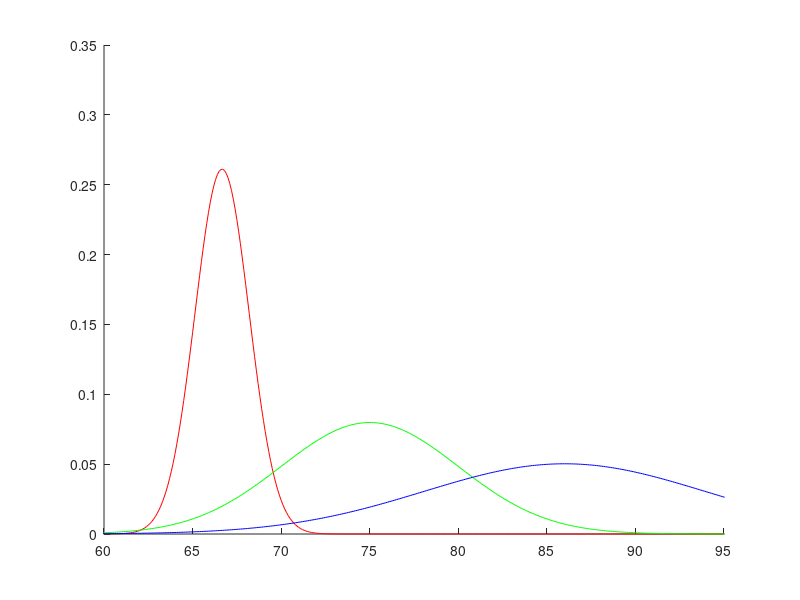

Source code (MATLAB): (Note: this script raises an error after producing the figure.)
%% DTU Course 02502 exam solution E2021


%% Minimum distance and parametric classifier class ranges
clear,close all,clc

% Classes 1: grass, 2: road, 3: sky
val1 = [68, 65, 67]
val2 = [70, 80, 75]
val3 = [77, 92, 89]

m1 = mean(val1)
m2 = mean(val2)
m3 = mean(val3)

% min dist
t1 = (m1+m2) / 2
t2 = (m2+m3) / 2

s1 = std(val1)
s2 = std(val2)
s3 = std(val3)

% Parametric: Do some checks around the splitting point
v = 70
pgrass = normpdf(v, m1, s1)
proad = normpdf(v, m2, s2)
pgrass > proad

v = 81
pgrass = normpdf(v, m1, s1)
proad = normpdf(v, m2, s2)
psky =  normpdf(v, m3, s3)
proad > psky

figure;
xrange = 0:0.1:255; 
pdfFit1 = normpdf(xrange, m1, s1);
pdfFit2 = normpdf(xrange, m2, s2);
pdfFit3 = normpdf(xrange, m3, s3);

hold on;
plot(xrange, pdfFit1, 'r');
plot(xrange, pdfFit2, 'g');
plot(xrange, pdfFit3, 'b');
hold off;

xlim([60, 95]);


%% Color thresholding and DICE
clear; clc; close all;
im = imread('BikeImage/bikes.png');
%figure;
%imshow(im);

Rcomp = im(:,:,1);
Gcomp = im(:,:,2);
Bcomp = im(:,:,3);

%imshow(Gcomp);

% RGB segmentation
segm =  Gcomp > 200 & Rcomp < 100 & Bcomp > 100;
%figure;
%imshow(segm);

se2 = strel('disk',8);
e1 = imclose(segm, se2);

%figure;
imshow(e1);

GT_roi = imread('BikeImage/boxROI.png');

% Exam answer
res_dice = dice(e1, GT_roi)


%% Camera exercise - Ball
clear,close all,clc

% Ball diameter 20 cm
G = 0.20

% Distance to camera 150 cm
g = 1.50

% Chip size (m)
cw = 0.0054
ch = 0.0042

cwp = cw * 1200 * 1000
cwh = ch * 1200 * 1000

% Pixel width (m)
pw = cw/ cwp

f = 0.015

b = f;

% Ball length on CCD (in m)
B = b * G / g;

% Ball length in pixels
pix = B / pw

int32(pix)


%% point based registration
clear, close all,clc;

donald1 = imread('Donald/donald_1.png');
donald2 = imread('Donald/donald_2.png');

load('Donald/donaldfixedPoints.mat');
load('Donald/donaldmovingPoints.mat');

%figure;
%plot(fixedPoints(:,1), fixedPoints(:,2), 'b*-', ...
%movingPoints(:,1), movingPoints(:,2), 'r*-');
%legend('Donald 1 - The fixed image', 'Donald 2 - The moving image');
%axis ij; % This reverses the direction of the axis

mf = mean(fixedPoints);
mm = mean(movingPoints);

ex = mf-mm;

% Exam result
dist = sqrt(ex * ex')

mytform = fitgeotrans(movingPoints, fixedPoints,'NonreflectiveSimilarity');
donald2t = imwarp(donald2, mytform);

% exam result
resR = donald2t(300,300,1)
resG = donald2t(300,300,2)
resB = donald2t(300,300,3)


%subplot(1,2,1)
%imshow(donald1)
%title('donald 1')
%subplot(1,2,2)
%imshow(donald2)
%title('donald 2')

%figure;
%subplot(1,2,1)
%imshow(donald2t)
%title('donald2 transformed')
%subplot(1,2,2)
%imshow(donald1)
%title('donald1')


%% DICOM analysis
clc; clear; close all;

ct = dicomread('DICOM/1-131.dcm');
% imshow(ct, [-100, 200]);

LiverROI = imread('DICOM/LiverROI.png');
LiverVals = double(ct(LiverROI));

meanLiver = mean(LiverVals)
stdLiver = std(LiverVals)

SpleenROI = imread('DICOM/SpleenROI.png');
SpleenVals = double(ct(SpleenROI));

meanSpleen = mean(SpleenVals)
stdSpleen = std(SpleenVals)

BoneROI = imread('DICOM/BoneROI.png');
BoneVals = double(ct(BoneROI));

meanBone = mean(BoneVals)
stdBone = std(BoneVals)

% Exam result 1
T1 = (meanLiver + meanSpleen) / 2
T2 = (meanBone + meanSpleen) / 2

% Other segmentation question
T1 = 85; % Lower limit
T2 = 400; % Upper limit

binI = (ct > T1) & (ct < T2);
% figure
% imshow(binI);

se1 = strel('disk',5);
se2 = strel('disk',3);

e1 = imclose(binI, se1);

%figure;
%imshow(e1,[]);

e2 = imopen(e1, se2);

%figure;
%imshow(e2,[]);

%figure;
L8 = bwlabel(e2,8);
%imshow(label2rgb(L8))

% Start by calculating the area properties of the 8-connected components
stats8 = regionprops(L8, 'Area', 'Perimeter');

% It is more efficient to get all the measured areas out in one vector:
allArea = [stats8.Area];
allPerm = [stats8.Perimeter];

% exam result
idx = find([stats8.Area] > 1000 & [stats8.Area] < 4000);
BW2 = ismember(L8,idx);
figure;
imshow(BW2)

%% Median filter and linear mapping
clear,close all,clc

vb = imread('water/water_gray.png');
%imshow(vb);

fsize = 3;
medianim1 = medfilt2(vb,[fsize fsize]);

Itemp = double(medianim1);

% Stretch the image intensities
vmax_d = 230;
vmin_d = 12;

% Get vmax and vmin
vmin = min(Itemp(:));
vmax = max(Itemp(:));

Itemp = ((vmax_d - vmin_d) / (vmax - vmin)) * (Itemp - vmin) + vmin_d;
Io = uint8(Itemp);

%figure;
%imshow(Io);

% exam result
res = Io(20,20)


%% HSV2RBG and image filter with border replication
clear,close all,clc

I = imread('bird/bird.png');

%figure;
%imshow(I,[]);

HSV = rgb2hsv(I);
%figure;
%imshow(HSV)
Hcomp = HSV(:,:,1);
Scomp = HSV(:,:,2);
Vcomp = HSV(:,:,3);

%figure;
%imshow(Hcomp);

%figure;
%imshow(Scomp);

%figure;
%imshow(Vcomp);


h = fspecial('prewitt');
filt = imfilter(Scomp, h,'replicate');

% The answer
figure;
imshow(filt,[]);


%% BLOB analysis of climbing wall
clear,close all,clc

im = imread('Climbing/ClimbingWall.png');
imshow(im,[]);

Rcomp = im(:,:,1);
Gcomp = im(:,:,2);
Bcomp = im(:,:,3);

%imshow(Gcomp);

% RGB segmentation
Ibin =  Gcomp < 200 & Rcomp < 60 & Bcomp < 100;
%figure;
%imshow(Ibin);

se1 = strel('disk',3);
e1 = imclose(Ibin, se1);

%figure;
%imshow(e1,[]);

clearI = imclearborder(e1);
%figure;
%imshow(clearI,[]);

%figure;
L8 = bwlabel(clearI,8);
%imshow(label2rgb(L8))

% Exam answer 1 : how many blobs
res=max(max(L8))

% Start by calculating the area properties of the 8-connected components
stats8 = regionprops(L8, 'Area');

% It is more efficient to get all the measured areas out in one vector:
allArea = [stats8.Area];

P8 = regionprops(L8,'perimeter');
allPerimeter = [P8.Perimeter];

idx = find([stats8.Area] > 300 & [P8.Perimeter] < 500);
%BW2 = ismember(L8,idx);
%figure;
%imshow(BW2)

% exam answer 2:
res=size(idx,2)


%% Color thresholding
clear; clc; close all;
im = imread('BikeImage/bikes.png');
%figure;
%imshow(im);

Rcomp = im(:,:,1);
Gcomp = im(:,:,2);
Bcomp = im(:,:,3);

%imshow(Gcomp);

% RGB Treshold
segm =  Gcomp > 200 & Rcomp < 100 & Bcomp > 100;
%figure;
%imshow(segm);

se2 = strel('disk',8);
e1 = imclose(segm, se2);

% Exam answer:
figure;
imshow(e1);



%% PCA on images
clear; clc; close all;

N = 6;
H = 533;
W = 400;
M = H * W;

data = zeros(M,N);

img = imread('ImagePCA/orchid001.png');
tt = reshape(img, M, 1);
data(:,1) = tt;

img = imread('ImagePCA/orchid002.png');
tt = reshape(img, M, 1);
data(:,2) = tt;

img = imread('ImagePCA/orchid003.png');
tt = reshape(img, M, 1);
data(:,3) = tt;

img = imread('ImagePCA/orchid004.png');
tt = reshape(img, M, 1);
data(:,4) = tt;

img = imread('ImagePCA/orchid005.png');
tt = reshape(img, M, 1);
data(:,5) = tt;

img = imread('ImagePCA/orchid006.png');
tt = reshape(img, M, 1);
data(:,6) = tt;

meanI = mean(data, 2);
I = reshape(meanI, H, W);
%imshow(I,[]);

% Exam answer
imshow(I > 150);

[Vecs, Vals, Psi] = pc_evectors(data, 5);

v1 = Vecs(:,1);
v1img = reshape(v1, H, W);

% Exam result
resVal = v1img(10,10)

newflower = imread('ImagePCA/orchid007.png');
%imshow(newflower, [])
newMat = double(reshape(newflower, [], 1));

newMat = newMat - meanI;
Proj = Vecs(:, 1:1)' * newMat;

% Exam result
res=Proj(1)

%% PCA Analysis with pizza data
clear; close all; clc;
load PCAdata/pizza.txt;

% Data matrix
X = pizza';

[M,N] = size(X);
% M is number of features and N is number of observations

% Plot scatterplots of all variables:
%[~,ax]=plotmatrix(X');

% PCA computation:
data = X;

% subtracting mean for each dimension
mn = mean(data,2);
data = data - repmat(mn,1,N);

% calculate the covariance matrix
Cx = 1 / (N-1) * (data * data');

% find the eigenvectors and eigenvalues
[PC, V] = eig(Cx);

% extract diagonal of matrix as vector
V = diag(V);

% sort the variances in decreasing order
[junk, rindices] = sort(-1*V);
V = V(rindices);
PC = PC(:,rindices);

% Exam answer
twofirst = (V(1) + V(2)) / sum(V) * 100

% First PC
pc1 = PC(:,1)

% Synthetic pizza
synth_piz = mn + 3 * pc1

% Exam answer 
res = synth_piz(1)


